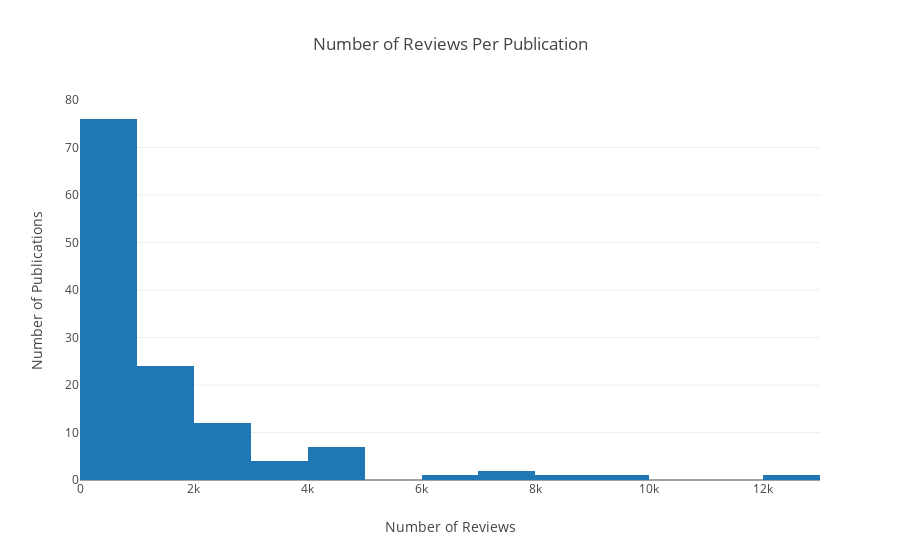

Here is the notebook cell this chart was saved with:
### Code cell
data2 = go.Histogram(x=grouped_df['num_ratings'])
layout2 = go.Layout(
    title= 'Number of Reviews Per Publication',
    hovermode= 'closest',
    xaxis = dict(
        title= 'Number of Reviews',
    ),
    yaxis = dict(
        title = 'Number of Publications'
    )
)

fig2 = dict(data=[data2], layout=layout2)
iplot(fig2, filename='basic histogram')

### Figure 1 — Plotly figure (JSON) as saved in the notebook; plotly's stock layout.template omitted (floating-point values rounded to 4 significant figures; data arrays with more than 128 entries replaced by an {"elided": "..."} marker saying what was removed)
{"data": [{"type": "histogram", "x": {"elided": "129 int values"}}], "layout": {"hovermode": "closest", "title": "Number of Reviews Per Publication", "xaxis": {"title": "Number of Reviews"}, "yaxis": {"title": "Number of Publications"}}}
